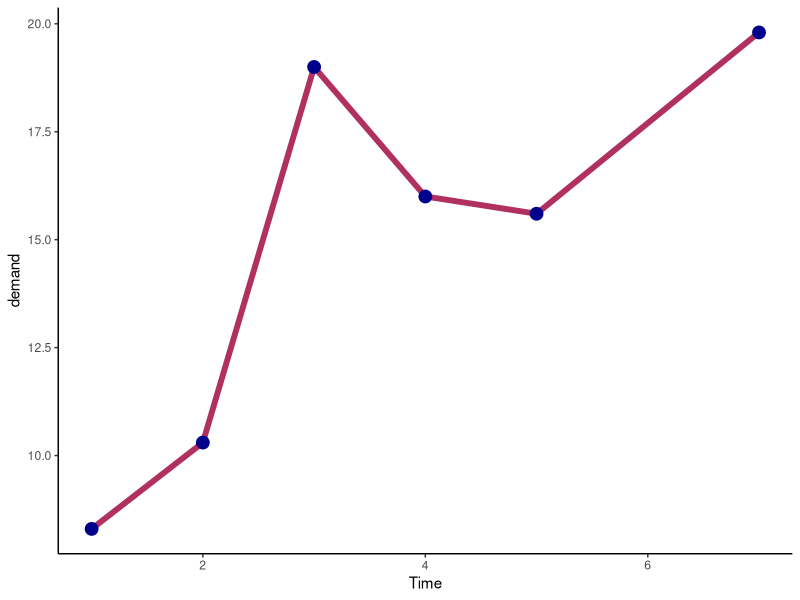
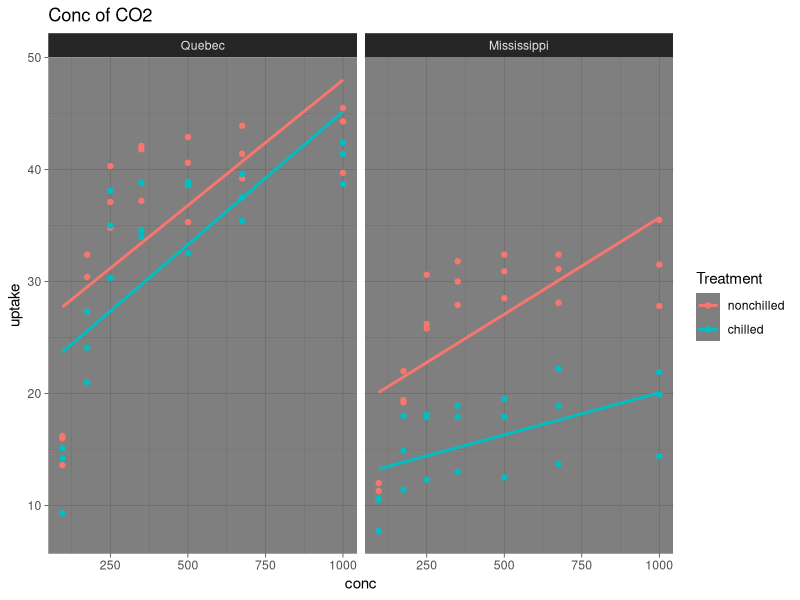
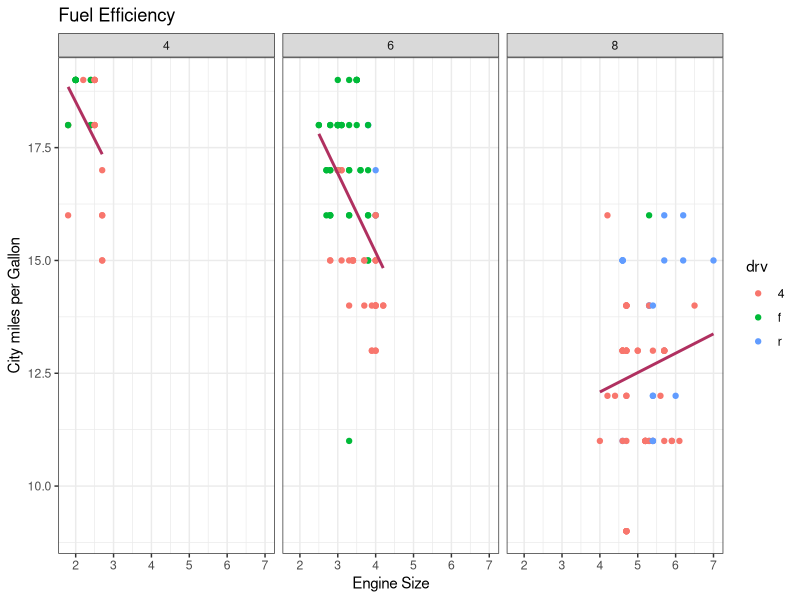
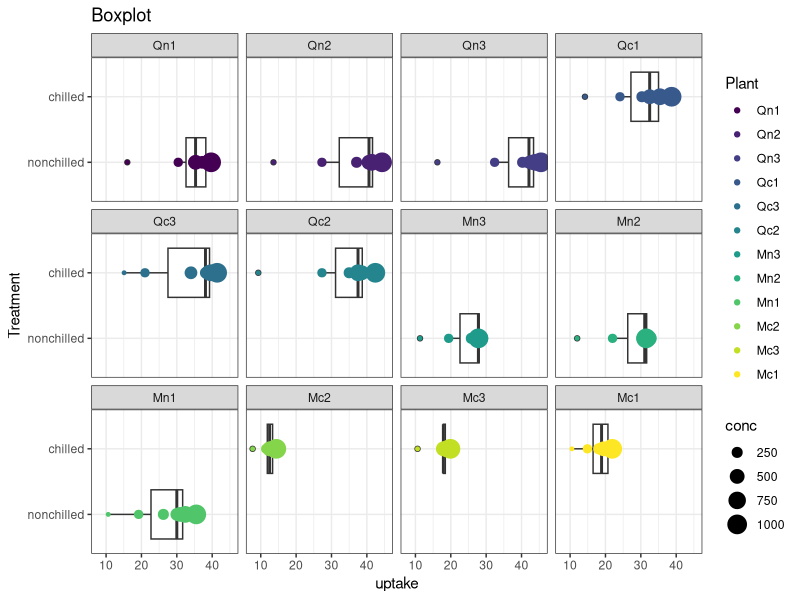
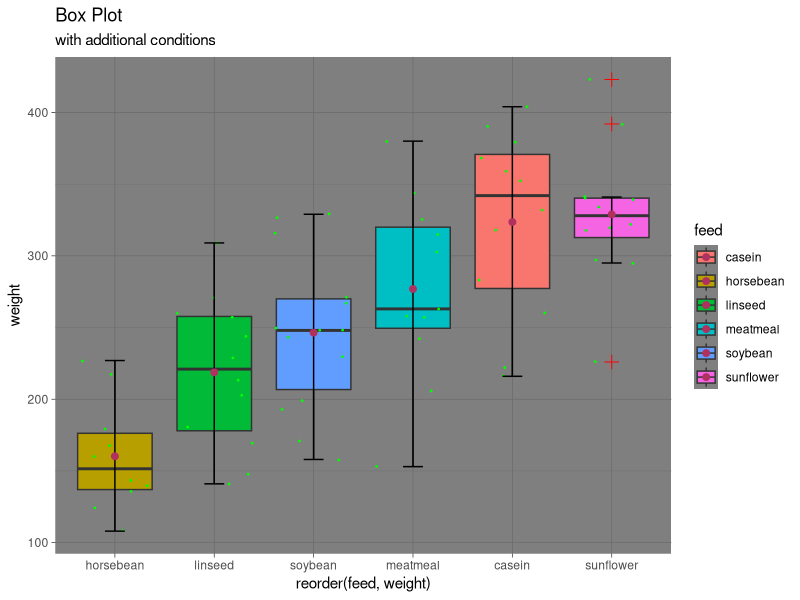

Generate these figures, in order, with R:
## ---- chunk 1
library("dplyr")
library("ggplot2")
library("Hmisc")
## ---- chunk 2
View(BOD)

#ggplot(BOD, aes(Time, demand))
BOD %>%
  ggplot(aes(Time, demand))+
  geom_line(size=2, color="maroon")+
  geom_point(size=4, color="darkblue")+
  theme_classic()
## ---- chunk 3
View(CO2)

CO2 %>%
  ggplot(aes(conc, uptake, color=Treatment))+
  #ggplot(aes(conc, uptake, color=Plant))+
  geom_point()+
  geom_smooth(method=lm, se=F)+
  facet_wrap(~Type)+ # Preferably use factor columns
  labs(title="Conc of CO2")+
  theme_dark()

# lm: linear model
# se: standard error
## ---- chunk 4
View(mpg)
#1 Plot something for the data where `cty` < 20
mpg %>% filter(cty < 20) %>%
  ggplot(aes(displ, cty))+
  geom_point(aes(color=drv))+
  geom_smooth(method=lm, se=F, color="maroon")+
  facet_wrap(~cyl)+
  labs(x="Engine Size", y="City miles per Gallon", title="Fuel Efficiency")+
  theme_bw()
## ---- chunk 5
CO2 %>% ggplot(aes(Treatment, uptake))+
  geom_boxplot()+
  geom_point(aes(color=Plant, size=conc))+
  facet_wrap(~Plant)+
  labs(title="Boxplot")+
  coord_flip()+
  theme_bw()
## ---- chunk 6
chickwts %>% ggplot(aes(x=reorder(feed, weight), y=weight, fill=feed))+
  geom_boxplot(outlier.colour = "red", alpha=1.9, outlier.shape = 3, outlier.size = 3)+# to hide the outliers, use outliers.shape=NA
  #coord_flip()+ # for horizontal boxplots, use coordinate flip
  geom_jitter(colour="green", size=0.3)+ # to get the points, use geom_point() but those points overlap each other. geom_jitter() is used to avert overlapping
  stat_boxplot(geom="errorbar", width=0.2)+ # to add the lines at end of each boxplot line
  stat_summary(fun=mean, geom="point", col="maroon", size=2)+ # to add a mean in form of point in maroon of size 2
  #stat_summary(fun.data=mean_cl_normal, geom="linerange", col="yellow")+
  labs(title="Box Plot")+
  labs(subtitle="with additional conditions")+
  theme_dark()

# we can fill the colour inside geom_boxplot(): geom_boxplot(fill="green")

# higher the alpha in ]0,1[, lower the transparency

# to reorder with a specific condition, use reordr in aes(x=(a,b)) read as 'on x-axis reorder a according to b' (for descending use -b)
